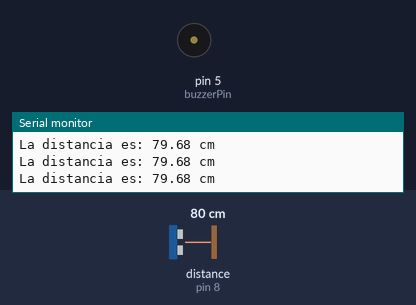
Bench run of a sketch on a simulated Arduino Uno, built with avr-gcc and run on an emulated ATmega328P. Parts: buzzer (waves = sounding), the last lines printed to the serial monitor. Wiring (inferred from the names in the program): ultrasonic range finder: trigger pin 9; echo pin 8. The inputs (shaded band) are chosen by the test bench; at power-on: distance to the obstacle (sensor on pin 8) 80 cm. The echo pulse lasts 58.3 µs per cm.

Above: at 4.2 s.
4.3 s: distance to the obstacle (sensor on pin 8) set to 25 cm
7.3 s: distance to the obstacle (sensor on pin 8) set to 19 cm
At 7.72 s:
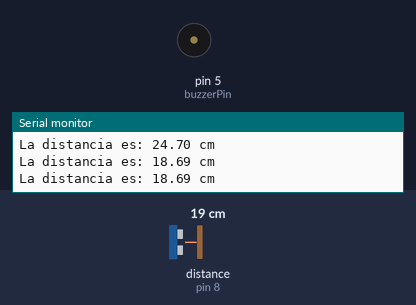
10.3 s: distance to the obstacle (sensor on pin 8) set to 35 cm
11.8 s: distance to the obstacle (sensor on pin 8) set to 9 cm
At 12.17 s:
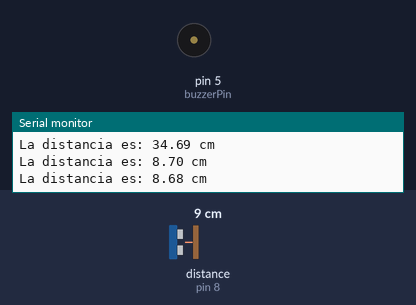
Timing chart, 0 to 15.8 s (numbered marks = the images above; inputs shaded):
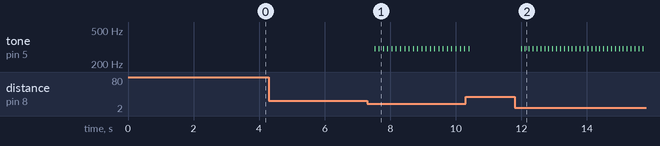

Measured:
- the behaviour switches between 23 and 22 cm on distance to the obstacle (sensor on pin 8) (found by bisection; images 0 and 1)
- after the input at 7.3 s, tone on pin 5 (buzzerPin): alternates 300 Hz for 0.02 s and silent for 0.11 s, starting after 0.22 s
- after the input at 10.3 s, tone on pin 5 (buzzerPin): goes on until 10.4 s, then stays silent
- after the input at 11.8 s, tone on pin 5 (buzzerPin): alternates 300 Hz for 0.01 s and silent for 0.11 s, starting after 0.19 s

The sketch:

arduinoFileSR.ino
```cpp
int echoPin = 8; // Echo Pin
int trigPin = 9; // Trigger Pin
int buzzerPin = 5; // Buzzer Pin
float time = 0; // Time
float distance = 0.0; //Distance

void setup() {
  Serial.begin(9600);// Start Serial Communication
  pinMode(trigPin, OUTPUT);//seteamos trigger pin como output
  pinMode(echoPin, INPUT);//seteamos echo pin como input
  pinMode(buzzerPin, OUTPUT);//seteamos buzzer pin como output
  group();//llamamos a la funcion group
  delay(3000);//esperamos 3 segundos
}

void loop() {
  //codigo que se ejecuta continuamente
  getDistance();
}

//funcion para obtener la distancia
void getDistance(){
  digitalWrite(trigPin, LOW);//seteamos trigger pin en LOW
  delayMicroseconds(5);//esperamos 5 microsegundos
  digitalWrite(trigPin,HIGH);//seteamos trigger pin en HIGH
  delayMicroseconds(10);//esperamos 10 microsegundos
  digitalWrite(trigPin,LOW);//seteamos trigger pin en LOW

  time = pulseIn(echoPin,HIGH);//obtenemos el tiempo en microsegundos
  distance = (time*0.0343/2);//convertimos el tiempo en distancia
  delay(100);//esperamos 100 milisegundos

  //imprimimos en el monitor serial la distancia
  Serial.print("La distancia es: ");
  Serial.print(distance);
  Serial.print(" cm");
  Serial.print("\n");
  delay(10);
    ////////////////
   if (distance >= 16 && distance <= 22) //Si la distancia es menor de
   {
    tone( buzzerPin, 300, distance); //tone(pin, frequency, duration)
    delay(distance);
    }
  else if (distance >= 11 && distance <= 15)
  {
    tone(buzzerPin, 300, distance);
    delay(distance);
  }
  else if (distance >= 5 && distance <= 10)
  {
    tone( buzzerPin, 300, distance);
    delay(distance);
  }
    else if (distance <= 4)
  {
    tone( buzzerPin, 300, distance);
    delay(distance);
  }
}


void group(){
  Serial.print("Grupo:\n");
  Serial.print("Javier Prado - 21486\n");
  Serial.print("Angel Perez - 21298\n");
  Serial.print("Bryan Espana - 21550\n");
  Serial.print("Programa para calcular el tiempo que viaja un sonido y la distancia que recorre\n");
  Serial.print("Distancia\n");
}
```
